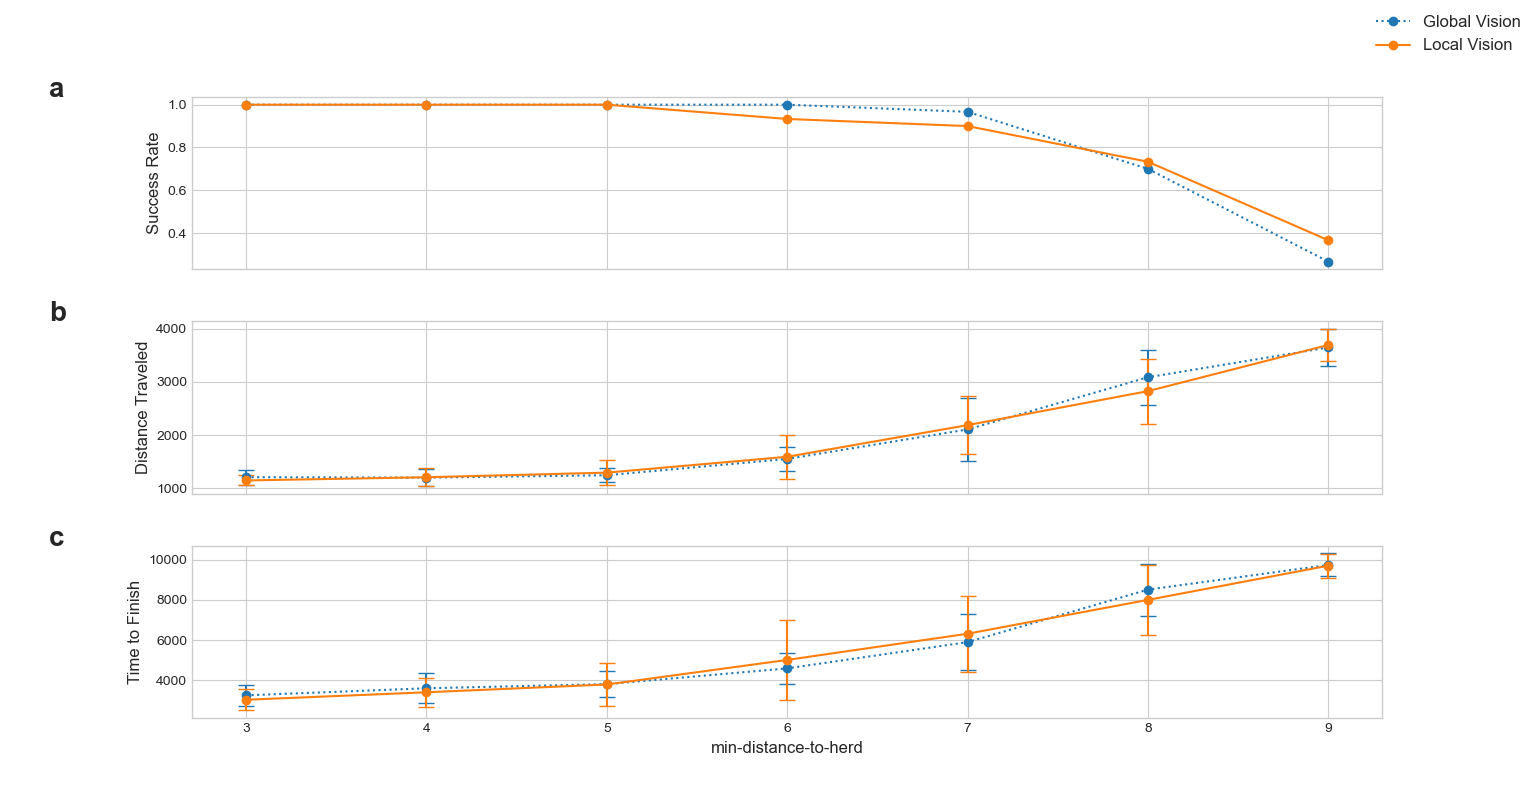

Source code (Python):
import pandas as pd
import matplotlib.pyplot as plt
import numpy as np

# Use scientific style for the plot
plt.style.use('seaborn-whitegrid')

# Read the Excel file as a DataFrame, use the header=6 to locate the column names
df = pd.read_excel('min-distance-to-herd-global-local-table.xlsx', header=6)
df_global = df[df['global-vision'] == True]
df_local = df[df['global-vision'] == False]

# Extract specific columns
ticks_global = df_global['ticks']
ticks_local = df_local['ticks']
distance_traveled_global = df_global['distance-traveled of robots']
distance_traveled_local = df_local['distance-traveled of robots']
furthest_allowed_global = df_global['min-distance-to-herd']
furthest_allowed_local = df_local['min-distance-to-herd']

# For each value of bot-speed-ratio, calculate how many of them have value of ticks smaller than 10000
filtered_df_global = df_global[df_global['ticks'] < 10000]
filtered_counts_global = filtered_df_global['min-distance-to-herd'].value_counts()
filtered_df_local = df_local[df_local['ticks'] < 10000]
filtered_counts_local = filtered_df_local['min-distance-to-herd'].value_counts()

# Calculate the total counts of each 'min-distance-to-herd' value
total_counts_global = df_global['min-distance-to-herd'].value_counts()
total_counts_local = df_local['min-distance-to-herd'].value_counts()
ratio_global = filtered_counts_global / total_counts_global
ratio_global = ratio_global.fillna(0)
ratio_local = filtered_counts_local / total_counts_local
ratio_local = ratio_local.fillna(0)

grouped_global = filtered_df_global.groupby(
    'min-distance-to-herd')['distance-traveled of robots']
mean_distance_global = grouped_global.mean()
std_distance_global = grouped_global.std()
grouped_local = filtered_df_local.groupby(
    'min-distance-to-herd')['distance-traveled of robots']
mean_distance_local = grouped_local.mean()
std_distance_local = grouped_local.std()

grouped_ticks_global = df_global.groupby('min-distance-to-herd')['ticks']
mean_ticks_global = grouped_ticks_global.mean()
std_ticks_global = grouped_ticks_global.std()
grouped_ticks_local = df_local.groupby('min-distance-to-herd')['ticks']
mean_ticks_local = grouped_ticks_local.mean()
std_ticks_local = grouped_ticks_local.std()

# Create a figure and a set of subplots
fig, axs = plt.subplots(3, 1, sharex='col')
plt.subplots_adjust(hspace=0.3)

# draw scatter plots for the success rate
axs[0].plot(ratio_global.index, ratio_global, 'o:', label='Global Vision')
axs[0].plot(ratio_local.index, ratio_local, 'o-', label='Local Vision')
# axs[0].set_xlabel('min-distance-to-herd', fontsize=12)
axs[0].set_ylabel('Success Rate', fontsize=12)
axs[0].set_xticks(np.arange(min(ratio_global.index),
                  max(ratio_global.index)+1, 1))


axs[1].errorbar(mean_distance_global.index, mean_distance_global,
                yerr=std_distance_global, fmt='o:', capsize=6, label='Global Vision')
axs[1].errorbar(mean_distance_local.index, mean_distance_local,
                yerr=std_distance_local, fmt='o-', capsize=6, label='Local Vision')
# axs[1].set_xlabel('min-distance-to-herd', fontsize=12)
axs[1].set_ylabel('Distance Traveled', fontsize=12)
xticks_a = axs[0].get_xticks()
axs[1].set_xticks(xticks_a)


axs[2].errorbar(mean_ticks_global.index, mean_ticks_global,
                yerr=std_ticks_global, fmt='o:', capsize=6, label='Global Vision')
axs[2].errorbar(mean_ticks_local.index, mean_ticks_local,
                yerr=std_ticks_local, fmt='o-', capsize=6, label='Local Vision')
axs[2].set_xlabel('min-distance-to-herd', fontsize=12)
axs[2].set_ylabel('Time to Finish', fontsize=12)
axs[2].set_xticks(xticks_a)


axs[0].text(-0.12, 1, 'a', transform=axs[0].transAxes,
            size=20, weight='bold')
axs[1].text(-0.12, 1, 'b', transform=axs[1].transAxes,
            size=20, weight='bold')
axs[2].text(-0.12, 1, 'c', transform=axs[2].transAxes,
            size=20, weight='bold')
fig.legend(['Global Vision', 'Local Vision'], loc='upper right', fontsize=12)

# Display the plot
plt.show()
